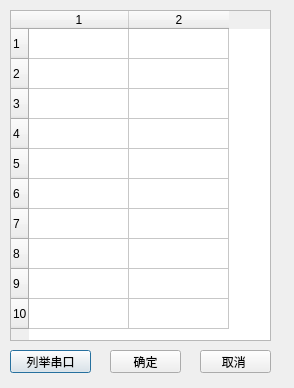
<?xml version="1.0" encoding="UTF-8"?>
<ui version="4.0">
 <class>Dialog</class>
 <widget class="QDialog" name="Dialog">
  <property name="geometry">
   <rect>
    <x>0</x>
    <y>0</y>
    <width>294</width>
    <height>388</height>
   </rect>
  </property>
  <property name="windowTitle">
   <string>串口设定</string>
  </property>
  <widget class="QTableWidget" name="tableWidget">
   <property name="geometry">
    <rect>
     <x>10</x>
     <y>10</y>
     <width>261</width>
     <height>331</height>
    </rect>
   </property>
   <property name="rowCount">
    <number>10</number>
   </property>
   <property name="columnCount">
    <number>2</number>
   </property>
   <row/>
   <row/>
   <row/>
   <row/>
   <row/>
   <row/>
   <row/>
   <row/>
   <row/>
   <row/>
   <column/>
   <column/>
  </widget>
  <widget class="QPushButton" name="autocheckButton">
   <property name="geometry">
    <rect>
     <x>10</x>
     <y>350</y>
     <width>81</width>
     <height>23</height>
    </rect>
   </property>
   <property name="text">
    <string>列举串口</string>
   </property>
  </widget>
  <widget class="QPushButton" name="Canclebutton">
   <property name="geometry">
    <rect>
     <x>200</x>
     <y>350</y>
     <width>71</width>
     <height>23</height>
    </rect>
   </property>
   <property name="text">
    <string>取消 </string>
   </property>
  </widget>
  <widget class="QPushButton" name="OkButton">
   <property name="geometry">
    <rect>
     <x>110</x>
     <y>350</y>
     <width>71</width>
     <height>23</height>
    </rect>
   </property>
   <property name="text">
    <string>确定</string>
   </property>
  </widget>
 </widget>
 <resources/>
 <connections/>
</ui>
